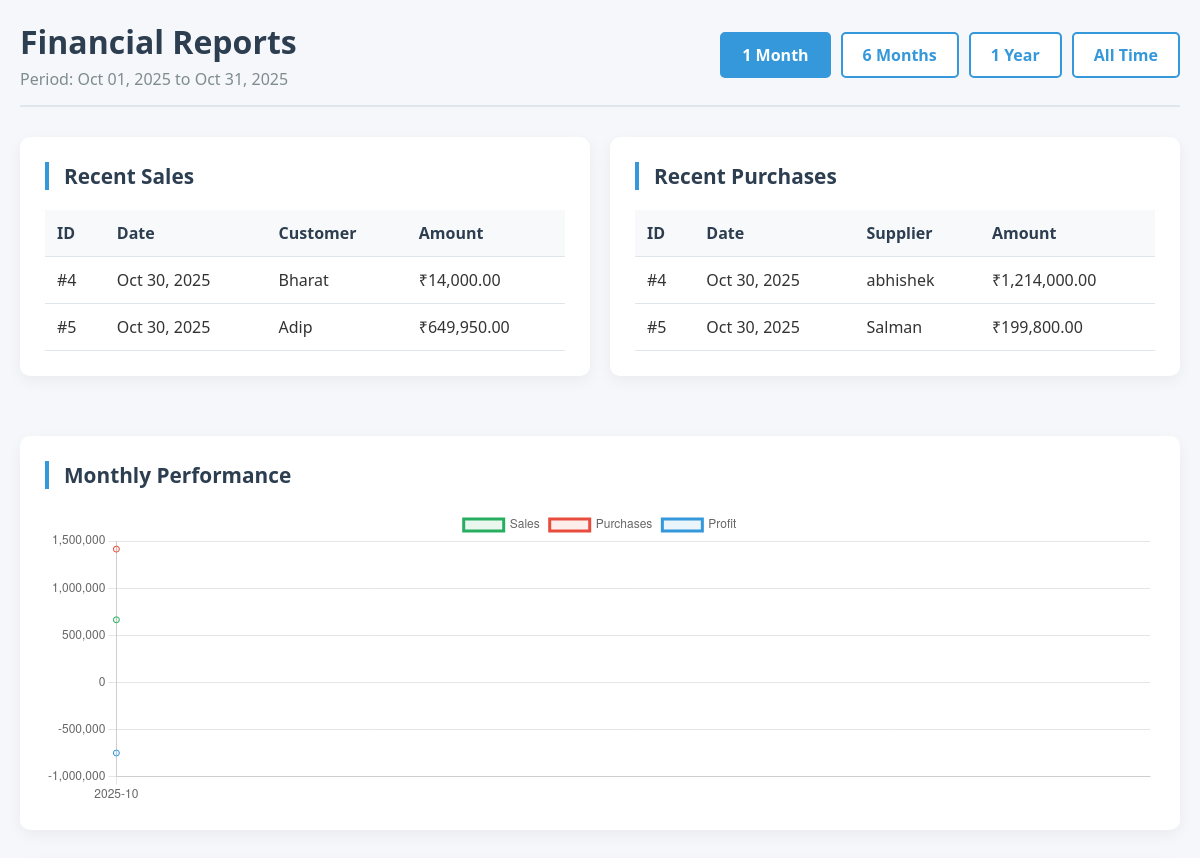
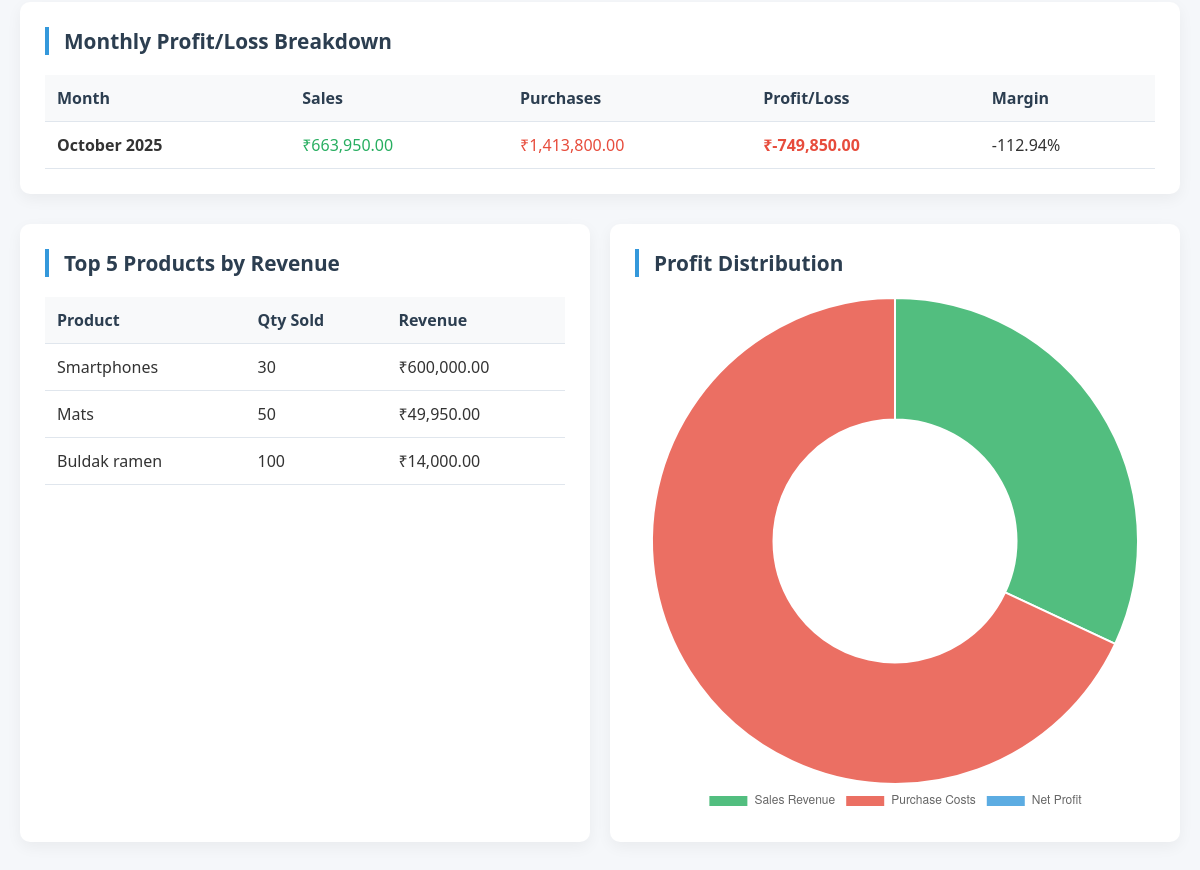
/reports.php (signed in), run on an earlier commit of the app's database (2 pictures, top to bottom).
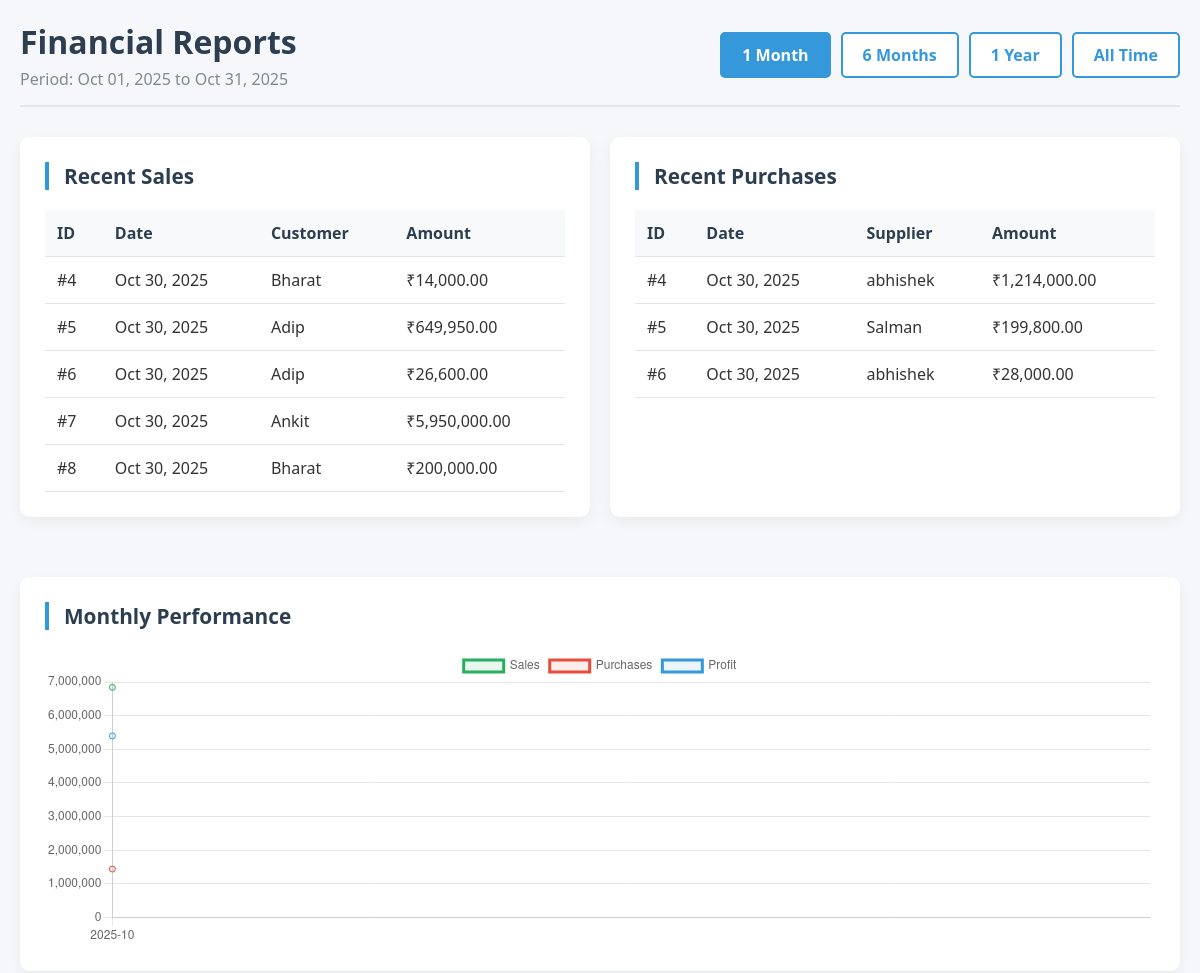
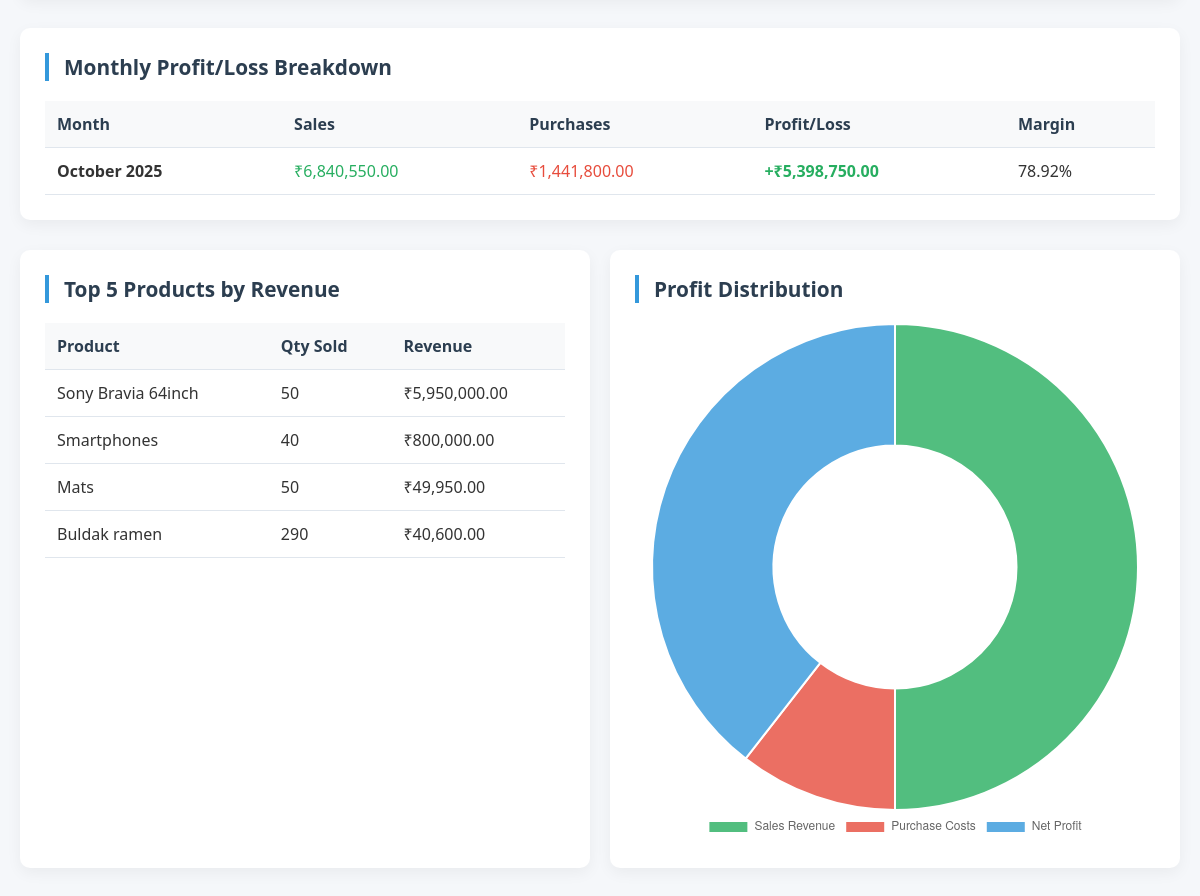
And on a later commit of the database (2 pictures, top to bottom).
### tables this page shows
CREATE TABLE IF NOT EXISTS `sales` (
  `id` int NOT NULL AUTO_INCREMENT,
  `admin_id` int NOT NULL DEFAULT '1',
  `customer_id` int DEFAULT NULL,
  `sale_date` date NOT NULL,
  `total_amount` decimal(12,2) NOT NULL DEFAULT '0.00',
  PRIMARY KEY (`id`),
  KEY `customer_id` (`customer_id`)
);

CREATE TABLE IF NOT EXISTS `customers` (
  `id` int NOT NULL AUTO_INCREMENT,
  `admin_id` int NOT NULL DEFAULT '1',
  `name` varchar(255) NOT NULL,
  `street_address` varchar(255) DEFAULT NULL,
  `city` varchar(100) DEFAULT NULL,
  `pin_code` varchar(6) DEFAULT NULL,
  `state` varchar(100) DEFAULT NULL,
  `email` varchar(100) DEFAULT NULL,
  `phone` varchar(20) DEFAULT NULL,
  `address` varchar(255) DEFAULT NULL,
  PRIMARY KEY (`id`),
  KEY `idx_customers_admin` (`admin_id`)
);

CREATE TABLE IF NOT EXISTS `purchases` (
  `id` int NOT NULL AUTO_INCREMENT,
  `admin_id` int NOT NULL DEFAULT '1',
  `supplier_id` int NOT NULL,
  `purchase_date` date NOT NULL,
  `total_amount` decimal(12,2) NOT NULL DEFAULT '0.00',
  PRIMARY KEY (`id`),
  KEY `supplier_id` (`supplier_id`),
  KEY `idx_purchases_admin` (`admin_id`)
);

CREATE TABLE IF NOT EXISTS `suppliers` (
  `id` int NOT NULL AUTO_INCREMENT,
  `admin_id` int NOT NULL DEFAULT '1',
  `name` varchar(255) NOT NULL,
  `email` varchar(100) DEFAULT NULL,
  `phone` varchar(20) DEFAULT NULL,
  `street_address` varchar(255) DEFAULT NULL,
  `city` varchar(100) DEFAULT NULL,
  `pin_code` varchar(20) DEFAULT NULL,
  `state` varchar(100) DEFAULT NULL,
  PRIMARY KEY (`id`),
  KEY `idx_suppliers_admin` (`admin_id`)
);

### reports.php (the view, shortened to what this page needs)
<?php
require 'db.php';
$admin_id = $_SESSION['admin_id'];
$filter = $_GET['filter'] ?? 'month';
$date_from = '';
$date_to = date('Y-m-d');
switch($filter) {
    case 'month':
        $date_from = date('Y-m-d', strtotime('-1 month'));
        break;
}
$monthly_sql = "
    SELECT
        DATE_FORMAT(date, '%Y-%m') as month,
        SUM(sales) as sales,
        SUM(purchases) as purchases,
        SUM(sales) - SUM(purchases) as profit
    FROM (
        SELECT sale_date as date, total_amount as sales, 0 as purchases FROM sales
        WHERE admin_id = ? AND sale_date BETWEEN ? AND ?
        UNION ALL
        SELECT purchase_date as date, 0 as sales, total_amount as purchases FROM purchases
        WHERE admin_id = ? AND purchase_date BETWEEN ? AND ?
    ) combined
    GROUP BY month
    ORDER BY month DESC
    LIMIT 12
";
$stmt = $conn->prepare($monthly_sql);
$stmt->bind_param('ississ', $admin_id, $date_from, $date_to, $admin_id, $date_from, $date_to);
$stmt->execute();
$monthly_data = $stmt->get_result();
$top_products_sql = "
    SELECT p.name, SUM(si.quantity) as total_qty, SUM(si.subtotal) as total_revenue
    FROM sale_items si
    JOIN products p ON si.product_id = p.id
    JOIN sales s ON si.sale_id = s.id
    WHERE s.admin_id = ? AND s.sale_date BETWEEN ? AND ?
    GROUP BY p.id
    ORDER BY total_revenue DESC
    LIMIT 5
";
$stmt = $conn->prepare($top_products_sql);
$stmt->bind_param('iss', $admin_id, $date_from, $date_to);
$stmt->execute();
$top_products = $stmt->get_result();
$recent_sales_sql = "
    SELECT s.id, s.sale_date, s.total_amount, c.name as customer_name
    FROM sales s
    LEFT JOIN customers c ON s.customer_id = c.id
    WHERE s.admin_id = ? AND s.sale_date BETWEEN ? AND ?
    ORDER BY s.sale_date DESC
    LIMIT 10
";
$stmt = $conn->prepare($recent_sales_sql);
$stmt->bind_param('iss', $admin_id, $date_from, $date_to);
$stmt->execute();
$recent_sales = $stmt->get_result();
$recent_purchases_sql = "
    SELECT p.id, p.purchase_date, p.total_amount, s.name as supplier_name
    FROM purchases p
    LEFT JOIN suppliers s ON p.supplier_id = s.id
    WHERE p.admin_id = ? AND p.purchase_date BETWEEN ? AND ?
    ORDER BY p.purchase_date DESC
    LIMIT 10
";
$stmt = $conn->prepare($recent_purchases_sql);
$stmt->bind_param('iss', $admin_id, $date_from, $date_to);
$stmt->execute();
$recent_purchases = $stmt->get_result();
?>
<!DOCTYPE html>
<html lang="en">
<head>
    <link rel="stylesheet" href="https://cdnjs.cloudflare.com/ajax/libs/font-awesome/6.4.0/css/all.min.css">
</head>
<body>
    <div class="container">
        <div class="header">
            <div>
                <h1 class="page-title">Financial Reports</h1>
                <p style="color: #7f8c8d; margin-top: 5px;">
                    Period: <?= date('M d, Y', strtotime($date_from)) ?> to <?= date('M d, Y', strtotime($date_to)) ?>
                </p>
            </div>
            <div class="filter-buttons">
                <a href="?filter=month" class="filter-btn <?= $filter === 'month' ? 'active' : '' ?>">1 Month</a>
                <a href="?filter=six_months" class="filter-btn <?= $filter === 'six_months' ? 'active' : '' ?>">6 Months</a>
                <a href="?filter=year" class="filter-btn <?= $filter === 'year' ? 'active' : '' ?>">1 Year</a>
                <a href="?filter=all" class="filter-btn <?= $filter === 'all' ? 'active' : '' ?>">All Time</a>
            </div>
        </div>
        <div class="two-column">
            <div class="chart-section">
                <h3 class="section-title">Recent Sales</h3>
                <table>
                    <thead>
                        <tr>
                            <th>ID</th>
                            <th>Date</th>
                            <th>Customer</th>
                            <th>Amount</th>
                        </tr>
                    </thead>
                    <tbody>
                        <?php if($recent_sales->num_rows > 0): ?>
                            <?php while($row = $recent_sales->fetch_assoc()): ?>
                            <tr>
                                <td>#<?= $row['id'] ?></td>
                                <td><?= date('M d, Y', strtotime($row['sale_date'])) ?></td>
                                <td><?= htmlspecialchars($row['customer_name'] ?? 'Walk-in') ?></td>
                                <td>₹<?= number_format($row['total_amount'], 2) ?></td>
                            </tr>
                            <?php endwhile; ?>
                        <?php else: ?>
                            <tr><td colspan="4" style="text-align:center;">No sales in this period</td></tr>
                        <?php endif; ?>
                    </tbody>
                </table>
            </div>
            <div class="chart-section">
                <h3 class="section-title">Recent Purchases</h3>
                <table>
                    <thead>
                        <tr>
                            <th>ID</th>
                            <th>Date</th>
                            <th>Supplier</th>
                            <th>Amount</th>
                        </tr>
                    </thead>
                    <tbody>
                        <?php if($recent_purchases->num_rows > 0): ?>
                            <?php while($row = $recent_purchases->fetch_assoc()): ?>
                            <tr>
                                <td>#<?= $row['id'] ?></td>
                                <td><?= date('M d, Y', strtotime($row['purchase_date'])) ?></td>
                                <td><?= htmlspecialchars($row['supplier_name'] ?? 'Unknown') ?></td>
                                <td>₹<?= number_format($row['total_amount'], 2) ?></td>
                            </tr>
                            <?php endwhile; ?>
                        <?php else: ?>
                            <tr><td colspan="4" style="text-align:center;">No purchases in this period</td></tr>
                        <?php endif; ?>
                    </tbody>
                </table>
            </div>
        </div>
        <div class="chart-section">
            <h3 class="section-title">Monthly Performance</h3>
            <canvas id="monthlyChart" height="80"></canvas>
        </div>
        <div class="chart-section">
            <h3 class="section-title">Monthly Profit/Loss Breakdown</h3>
            <table>
                <thead>
                    <tr>
                        <th>Month</th>
                        <th>Sales</th>
                        <th>Purchases</th>
                        <th>Profit/Loss</th>
                        <th>Margin</th>
                    </tr>
                </thead>
                <tbody>
                    <?php
                    $monthly_data->data_seek(0);
                    if($monthly_data->num_rows > 0):
                        while($row = $monthly_data->fetch_assoc()):
                            $month_profit = $row['profit'];
                            $month_margin = $row['sales'] > 0 ? ($month_profit / $row['sales']) * 100 : 0;
                    ?>
                    <tr>
                        <td><strong><?= date('F Y', strtotime($row['month'].'-01')) ?></strong></td>
                        <td style="color: #27ae60;">₹<?= number_format($row['sales'], 2) ?></td>
                        <td style="color: #e74c3c;">₹<?= number_format($row['purchases'], 2) ?></td>
                        <td style="color: <?= $month_profit >= 0 ? '#27ae60' : '#e74c3c' ?>; font-weight: bold;">
                            <?= $month_profit >= 0 ? '+' : '' ?>₹<?= number_format($month_profit, 2) ?>
                        </td>
                        <td><?= number_format($month_margin, 2) ?>%</td>
                    </tr>
                    <?php
                        endwhile;
                    else:
                    ?>
                        <tr><td colspan="5" style="text-align:center;">No data available for this period</td></tr>
                    <?php endif; ?>
                </tbody>
            </table>
        </div>
        <div class="two-column">
            <div class="chart-section">
                <h3 class="section-title">Top 5 Products by Revenue</h3>
                <table>
                    <thead>
                        <tr>
                            <th>Product</th>
                            <th>Qty Sold</th>
                            <th>Revenue</th>
                        </tr>
                    </thead>
                    <tbody>
                        <?php if($top_products->num_rows > 0): ?>
                            <?php while($row = $top_products->fetch_assoc()): ?>
                            <tr>
                                <td><?= htmlspecialchars($row['name']) ?></td>
                                <td><?= $row['total_qty'] ?></td>
                                <td>₹<?= number_format($row['total_revenue'], 2) ?></td>
                            </tr>
                            <?php endwhile; ?>
                        <?php else: ?>
                            <tr><td colspan="3" style="text-align:center;">No data available</td></tr>
                        <?php endif; ?>
                    </tbody>
                </table>
            </div>
            <div class="chart-section">
                <h3 class="section-title">Profit Distribution</h3>
                <canvas id="profitChart"></canvas>
            </div>
        </div>
    </div>
</body>
</html>

### reports.php (style rules this page uses)
* { margin: 0; padding: 0; box-sizing: border-box; font-family: 'Segoe UI', Tahoma, Geneva, Verdana, sans-serif; }
body { background-color: #f5f7fa; color: #333; padding: 20px; }
.container { max-width: 1400px; margin: 0 auto; }
.header { display: flex; justify-content: space-between; align-items: center; margin-bottom: 30px; padding-bottom: 15px; border-bottom: 2px solid #e0e6ed; }
.page-title { font-size: 2rem; color: #2c3e50; }
.filter-buttons { display: flex; gap: 10px; }
.filter-btn { padding: 10px 20px; border: 2px solid #3498db; background: white; color: #3498db; border-radius: 5px; cursor: pointer; font-weight: 600; transition: all 0.3s; text-decoration: none; }
.filter-btn:hover, .filter-btn.active { background: #3498db; color: white; }
.chart-section { background: white; border-radius: 10px; padding: 25px; margin-bottom: 30px; box-shadow: 0 5px 15px rgba(0, 0, 0, 0.05); }
.section-title { font-size: 1.3rem; color: #2c3e50; margin-bottom: 20px; border-left: 4px solid #3498db; padding-left: 15px; }
.two-column { display: grid; grid-template-columns: 1fr 1fr; gap: 20px; margin-bottom: 30px; }
table { width: 100%; border-collapse: collapse; }
table th, table td { padding: 12px; text-align: left; border-bottom: 1px solid #e0e6ed; }
table th { background-color: #f8f9fa; font-weight: 600; color: #2c3e50; }

What changed in the data, as far as the page shows it:
added sales: id "6", sale_date "Oct 30, 2025", customer.name "Adip", total_amount "26,600.00"
added sales: id "7", sale_date "Oct 30, 2025", customer.name "Ankit", total_amount "5,950,000.00"
added sales: id "8", sale_date "Oct 30, 2025", customer.name "Bharat", total_amount "200,000.00"
added purchases: id "6", purchase_date "Oct 30, 2025", supplier.name "abhishek", total_amount "28,000.00"
Also different on the page:
chart data {{ $total_sales }}: 663950.00 → 6840550.00
chart data {{ $total_purchases }}: 1413800.00 → 1441800.00
chart data {{ max(0, $profit_loss) }}: 0 → 5398750
new list line: "October 2025 ₹ 6,840,550.00 ₹ 1,441,800.00 + ₹ 5,398,750.00 78.92 %"
new list line: "Sony Bravia 64inch 50 ₹ 5,950,000.00"
new list line: "Smartphones 40 ₹ 800,000.00"
new list line: "Buldak ramen 290 ₹ 40,600.00"
list line gone: "October 2025 ₹ 663,950.00 ₹ 1,413,800.00 ₹ -749,850.00 -112.94 %"
list line gone: "Smartphones 30 ₹ 600,000.00"
list line gone: "Buldak ramen 100 ₹ 14,000.00"
